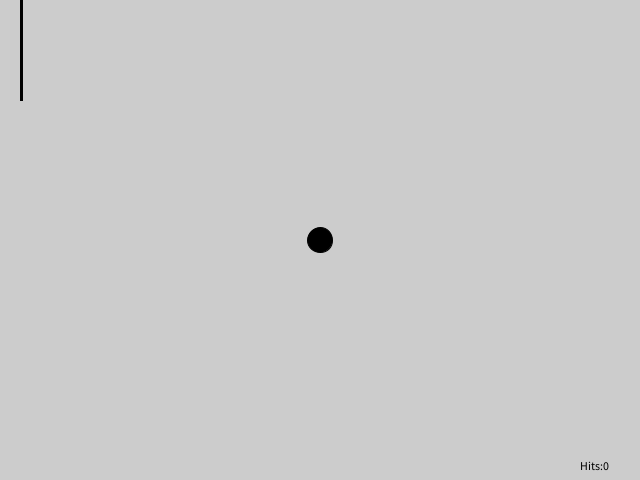
Frame 1 (no input)
Frame 60 (the mouse pressed at the canvas centre just before this capture): identical to frame 1, image omitted
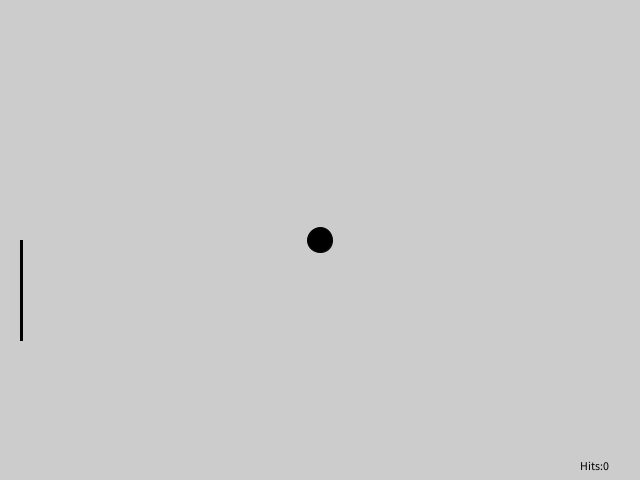
Frame 120 (the mouse held since frame 60 and released just before this capture)

The Processing sketch that drew these frames (run headless with seeded random() and noise(); from frame 60 on, the mouse is pressed at the canvas centre):

// Processing sketch: processing_126487
// ── processing_126487.pde

void setup()
{
  size(640,480);
}

int score=0;
String hits;
int loc_x,loc_y,px,py;
int x_diff=0,y_diff=0;
boolean xd = false,yd = false;
boolean check, gamenip=true, autopilot=false;
int bloc_yloc;
char keyholder;
boolean display=false;

void ball()
{
  fill(0);
  loc_x = width/2+px;
  loc_y = height/2+py;
  ellipse(loc_x,loc_y,25,25);
}

void collision()
{
  if((loc_x-15<20) && (loc_y> bloc_yloc && loc_y< bloc_yloc+100))  //collision with blocker 
  {
    score++; 
    check = !check;
  }  
  else if (loc_x-12<20)      //game over and reset
  {
    px = 0;
    py = 0;
    check = false;
    xd = false;
    yd = false;
    gamenip=true;
    autopilot=false;
    x_diff=0;
    y_diff=0;
    if((keyholder == 'e' && score>60)|(keyholder == 'm' && score>50)|(keyholder == 'h' && score>40)|(keyholder == 'x' && score>=25)|(keyholder == 'i' && score>=10)) 
      display = !display; //set display to true to display the cheat code  
    score = 0;
  }
  
  if(loc_x+12>=width)  //change the x postion of the ball
  {
    xd = false;
    check = !check;
  }
  else if(check)
  {
    xd = true;
  }
                             //control the y position of the ball
  if(loc_y+12>height)
  {
    yd = true; 
  }
  else if(loc_y-12<0)
  {
    yd = false;
  }
}

void speed(int x, int y)
{
  if(xd) px += 2*x;
  else px -= 2*x;
  
  if(!yd) py += 2*y;
  else py -= 2*y;
}

void control_blocker()
{
  if(autopilot)
    bloc_yloc=loc_y-40;
  else
    bloc_yloc=mouseY;  
  rect(20,bloc_yloc,2,100);    
}

void display_cheat()
{
  if(display)
    text("Congratulations! If you hit 'a' on the keyboard the blocker will auto track",55,150);
}

void draw()
{
  background(204,204,204);
  ball();
  collision();
  speed(x_diff,y_diff);
  control_blocker();
  hits = "Hits:" + score;
  display_cheat();
  text(hits,580,470);
}

void keyPressed()
{
  if(key == 'e' && gamenip)  //controls the difficulty of the game
  {
    x_diff = 1;
    y_diff = 1;
    gamenip = !gamenip;
    keyholder='e';
    display = false;
  }
  else if(key == 'm' && gamenip)
  {
    x_diff = 2;
    y_diff = 2;
    gamenip = !gamenip;
    keyholder='m';
    display = false;
  }
  else if(key == 'h' && gamenip)
  {
    x_diff = 3;
    y_diff = 3;
    gamenip = !gamenip;
    keyholder='h';
    display = false;
  }
  else if(key == 'x' && gamenip)
  {
    x_diff = 4;
    y_diff = 4;
    gamenip = !gamenip;
    keyholder='x';
    display = false;
  }
   else if(key == 'i' && gamenip)
  {
    x_diff = 5;
    y_diff = 5;
    gamenip = !gamenip;
    keyholder='i';
    display = false;
  }
  
  if(key=='a' && !gamenip)  //controls the autopilot feature
    autopilot = !autopilot;      
}
